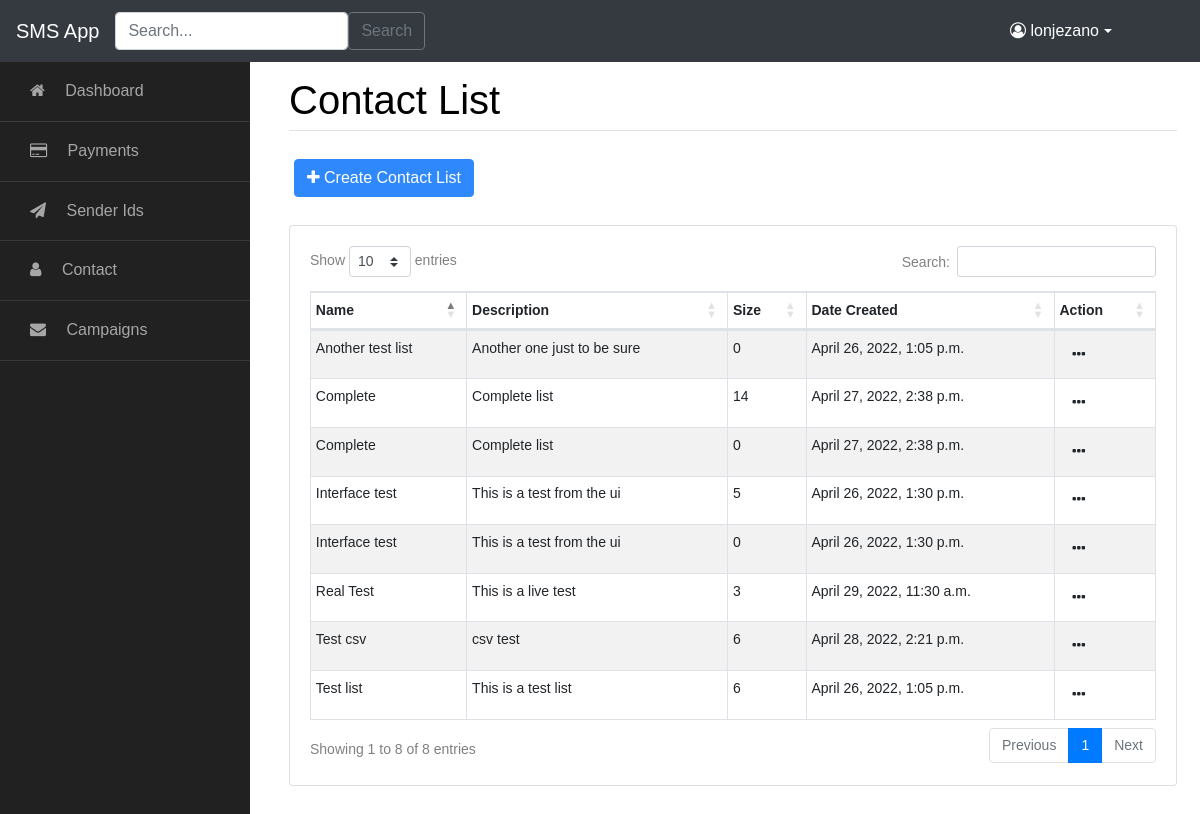
The page /contact-list/ (signed in) on the database as committed earlier.
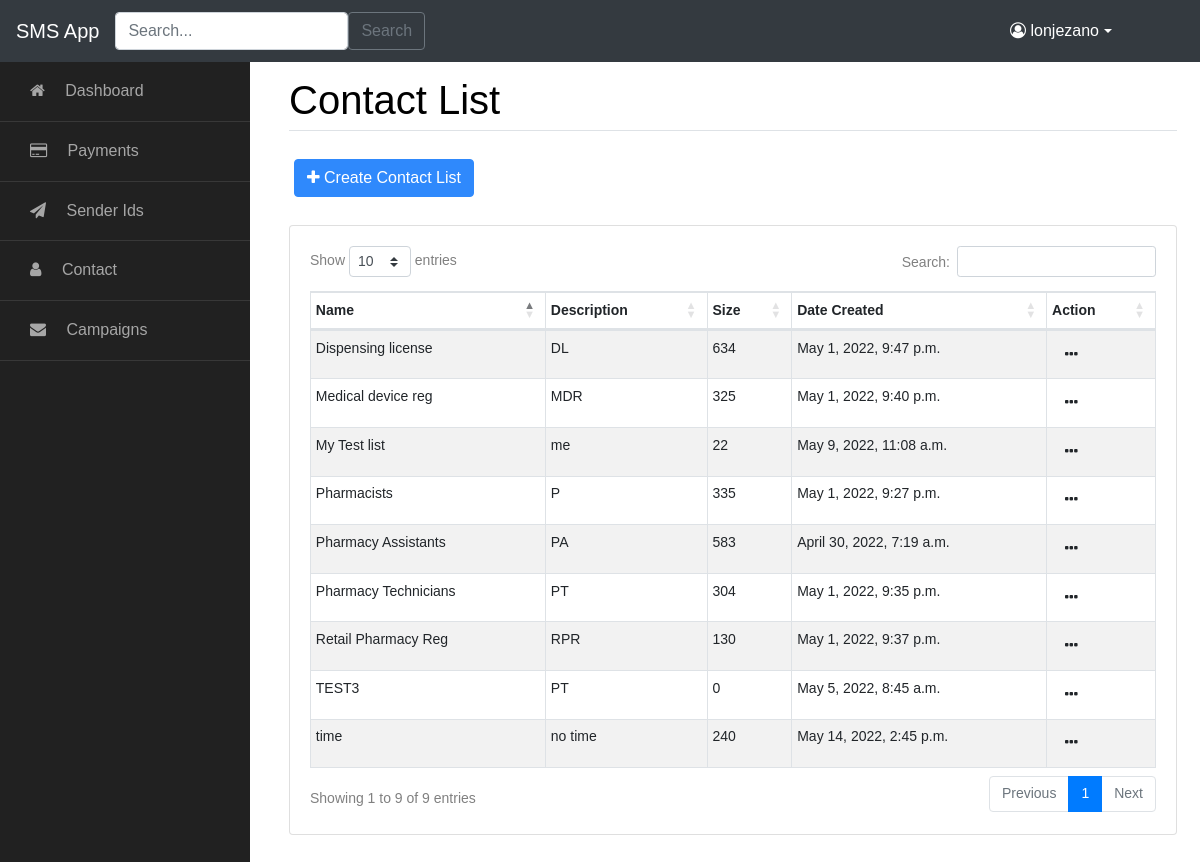
The same page on the database as committed later.
### smsApp/models.py (models this page shows, shortened)
class ContactList(models.Model):
    list_name = models.CharField(max_length=100)
    list_description = models.TextField()
    date_created = models.DateTimeField(auto_now_add=True)

### smsApp/views.py (the view)
# urls.py: path('contact-list/', ContactListView.as_view(), name='contact-list'),
class ContactListView(LoginRequiredMixin, ListView):
    model = ContactList
    template_name = 'smsApp/contact_list_view.html'
    context_object_name = 'contactlist'

### smsApp/templates/smsApp/contact_list_view.html (shortened to what this page needs)
{% extends 'smsApp/base.html' %}
{% load crispy_forms_tags %}
{% block page %} Contact List {% endblock %}
{% block content %}
    <div class="row mb-2">
            <div class="card-body col-sm-12">
                <div class="actions">
                    <a href="{% url 'contact-list-create' %}" class="btn btn-primary"><i class="fa fa-plus"></i> Create Contact List</a>
                </div>
            </div>
        </div>
    <div class="card">
        <div class="card-body col-sm-12">
            <table id="dtBasicExample" class="table table-striped table-bordered table-sm" cellspacing="0" width="100%">
                 <thead>
                <tr>
                    <th class="th-sm">Name</th>
                    <th class="th-sm">Description</th>
                    <th class="th-sm">Size</th>
                    <th class="th-sm">Date Created</th>
                    <th class="th-sm">Action</th>
                </tr>
                </thead>
                <tbody>
                {% for list in contactlist %}
                <tr class="clickable-row table-row" data-href-template="#">
                    <td>{{ list.list_name }}</td>
                    <td >{{ list.list_description }}</td>
                    <td >{{ list.contact_set.all.count }}</td>
                    <td >{{ list.date_created }}</td>
                    <td class="dropdown"> <button class="btn" data-toggle="dropdown" type="button" aria-haspopup="true" aria-expanded="false">
                        <i colspan="2" class="fa fa-ellipsis-h"></i></button>
                    </td>
                </tr>
                {% endfor %}
                </tbody>
            </table>
        </div>
    </div>
{% endblock %}

Rows that differ between the two databases and show on the page:
removed ContactList: list_name "Test list", list_description "This is a test list", contact_set.all.count "6", date_created "April 26, 2022, 1:05 p.m."
removed ContactList: list_name "Another test list", list_description "Another one just to be sure", contact_set.all.count "0", date_created "April 26, 2022, 1:05 p.m."
removed ContactList: list_name "Interface test", list_description "This is a test from the ui", contact_set.all.count "5", date_created "April 26, 2022, 1:30 p.m."
removed ContactList: list_name "Interface test", list_description "This is a test from the ui", contact_set.all.count "0", date_created "April 26, 2022, 1:30 p.m."
removed ContactList: list_name "Complete", list_description "Complete list", contact_set.all.count "14", date_created "April 27, 2022, 2:38 p.m."
removed ContactList: list_name "Complete", list_description "Complete list", contact_set.all.count "0", date_created "April 27, 2022, 2:38 p.m."
removed ContactList: list_name "Test csv", list_description "csv test", contact_set.all.count "6", date_created "April 28, 2022, 2:21 p.m."
removed ContactList: list_name "Real Test", list_description "This is a live test", contact_set.all.count "3", date_created "April 29, 2022, 11:30 a.m."
added ContactList: list_name "Pharmacy Assistants", list_description "PA", contact_set.all.count "583", date_created "April 30, 2022, 7:19 a.m."
added ContactList: list_name "Pharmacists", list_description "P", contact_set.all.count "335", date_created "May 1, 2022, 9:27 p.m."
added ContactList: list_name "Pharmacy Technicians", list_description "PT", contact_set.all.count "304", date_created "May 1, 2022, 9:35 p.m."
added ContactList: list_name "Retail Pharmacy Reg", list_description "RPR", contact_set.all.count "130", date_created "May 1, 2022, 9:37 p.m."
added ContactList: list_name "Medical device reg", list_description "MDR", contact_set.all.count "325", date_created "May 1, 2022, 9:40 p.m."
added ContactList: list_name "Dispensing license", list_description "DL", contact_set.all.count "634", date_created "May 1, 2022, 9:47 p.m."
added ContactList: list_name "TEST3", list_description "PT", contact_set.all.count "0", date_created "May 5, 2022, 8:45 a.m."
added ContactList: list_name "My Test list", list_description "me", contact_set.all.count "22", date_created "May 9, 2022, 11:08 a.m."
added ContactList: list_name "time", list_description "no time", contact_set.all.count "240", date_created "May 14, 2022, 2:45 p.m."
Other text that changed with them:
text written by a page script: "Show entries Search: Showing 1 to 8 of 8 entries Previous 1 Next" → "Show entries Search: Showing 1 to 9 of 9 entries Previous 1 Next"
